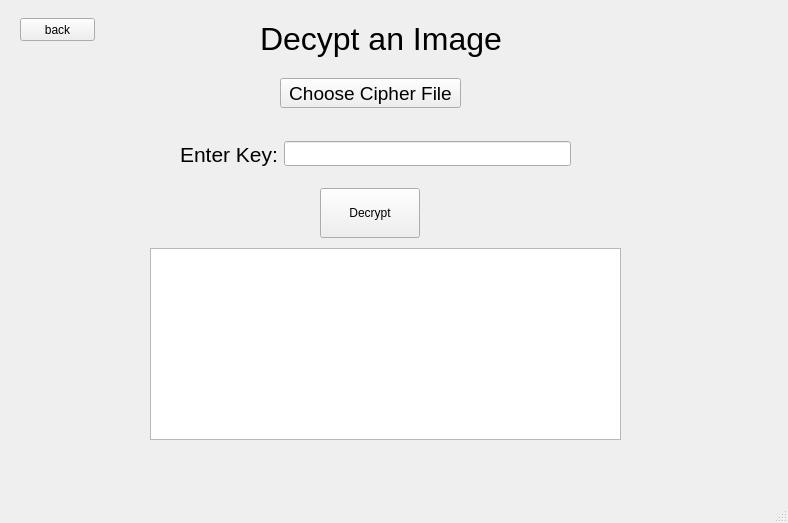
<?xml version="1.0" encoding="UTF-8"?>
<ui version="4.0">
 <class>MainWindow</class>
 <widget class="QMainWindow" name="MainWindow">
  <property name="geometry">
   <rect>
    <x>0</x>
    <y>0</y>
    <width>788</width>
    <height>523</height>
   </rect>
  </property>
  <property name="windowTitle">
   <string>MainWindow</string>
  </property>
  <widget class="QWidget" name="centralwidget">
   <widget class="QStackedWidget" name="stackedWidget">
    <property name="geometry">
     <rect>
      <x>10</x>
      <y>8</y>
      <width>771</width>
      <height>491</height>
     </rect>
    </property>
    <property name="minimumSize">
     <size>
      <width>0</width>
      <height>0</height>
     </size>
    </property>
    <property name="currentIndex">
     <number>2</number>
    </property>
    <widget class="QWidget" name="page">
     <widget class="QWidget" name="verticalLayoutWidget">
      <property name="geometry">
       <rect>
        <x>260</x>
        <y>120</y>
        <width>231</width>
        <height>221</height>
       </rect>
      </property>
      <layout class="QVBoxLayout" name="verticalLayout">
       <property name="topMargin">
        <number>0</number>
       </property>
       <item>
        <widget class="QPushButton" name="pushButton">
         <property name="enabled">
          <bool>true</bool>
         </property>
         <property name="sizePolicy">
          <sizepolicy hsizetype="Expanding" vsizetype="Maximum">
           <horstretch>0</horstretch>
           <verstretch>0</verstretch>
          </sizepolicy>
         </property>
         <property name="minimumSize">
          <size>
           <width>0</width>
           <height>40</height>
          </size>
         </property>
         <property name="text">
          <string>Encrypt</string>
         </property>
        </widget>
       </item>
       <item>
        <widget class="QPushButton" name="pushButton_2">
         <property name="minimumSize">
          <size>
           <width>0</width>
           <height>40</height>
          </size>
         </property>
         <property name="text">
          <string>Decrypt</string>
         </property>
        </widget>
       </item>
      </layout>
     </widget>
     <widget class="QLabel" name="label">
      <property name="geometry">
       <rect>
        <x>140</x>
        <y>30</y>
        <width>511</width>
        <height>61</height>
       </rect>
      </property>
      <property name="font">
       <font>
        <pointsize>24</pointsize>
       </font>
      </property>
      <property name="text">
       <string>Select Option to Encrypt or decrypt</string>
      </property>
     </widget>
    </widget>
    <widget class="QWidget" name="page_2">
     <widget class="QWidget" name="horizontalLayoutWidget">
      <property name="geometry">
       <rect>
        <x>190</x>
        <y>80</y>
        <width>391</width>
        <height>52</height>
       </rect>
      </property>
      <layout class="QHBoxLayout" name="horizontalLayout">
       <item>
        <widget class="QLabel" name="label_2">
         <property name="font">
          <font>
           <pointsize>16</pointsize>
          </font>
         </property>
         <property name="text">
          <string>Enter Key:</string>
         </property>
        </widget>
       </item>
       <item>
        <widget class="QLineEdit" name="lineEdit">
         <property name="minimumSize">
          <size>
           <width>0</width>
           <height>25</height>
          </size>
         </property>
        </widget>
       </item>
      </layout>
     </widget>
     <widget class="QPushButton" name="pushButton_3">
      <property name="geometry">
       <rect>
        <x>320</x>
        <y>140</y>
        <width>100</width>
        <height>30</height>
       </rect>
      </property>
      <property name="text">
       <string>Choose File</string>
      </property>
     </widget>
     <widget class="QPushButton" name="pushButton_4">
      <property name="geometry">
       <rect>
        <x>320</x>
        <y>430</y>
        <width>100</width>
        <height>50</height>
       </rect>
      </property>
      <property name="text">
       <string>Encypt</string>
      </property>
     </widget>
     <widget class="QLabel" name="label_3">
      <property name="geometry">
       <rect>
        <x>250</x>
        <y>10</y>
        <width>261</width>
        <height>61</height>
       </rect>
      </property>
      <property name="font">
       <font>
        <pointsize>24</pointsize>
       </font>
      </property>
      <property name="text">
       <string>Encrypt an Image</string>
      </property>
     </widget>
     <widget class="QPushButton" name="pushButton_7">
      <property name="geometry">
       <rect>
        <x>10</x>
        <y>10</y>
        <width>75</width>
        <height>23</height>
       </rect>
      </property>
      <property name="text">
       <string>back</string>
      </property>
     </widget>
     <widget class="QLabel" name="lbl">
      <property name="geometry">
       <rect>
        <x>10</x>
        <y>210</y>
        <width>321</width>
        <height>201</height>
       </rect>
      </property>
      <property name="styleSheet">
       <string notr="true">background-color:rgba(128,128,128,0.1)</string>
      </property>
      <property name="frameShadow">
       <enum>QFrame::Raised</enum>
      </property>
      <property name="text">
       <string/>
      </property>
      <property name="alignment">
       <set>Qt::AlignCenter</set>
      </property>
     </widget>
     <widget class="QLabel" name="lbl_2">
      <property name="geometry">
       <rect>
        <x>410</x>
        <y>210</y>
        <width>321</width>
        <height>201</height>
       </rect>
      </property>
      <property name="styleSheet">
       <string notr="true">background-color:rgba(128,128,128,0.1)</string>
      </property>
      <property name="text">
       <string/>
      </property>
      <property name="alignment">
       <set>Qt::AlignCenter</set>
      </property>
     </widget>
     <widget class="QLabel" name="label_6">
      <property name="geometry">
       <rect>
        <x>110</x>
        <y>180</y>
        <width>111</width>
        <height>21</height>
       </rect>
      </property>
      <property name="font">
       <font>
        <pointsize>12</pointsize>
       </font>
      </property>
      <property name="text">
       <string>Original Image</string>
      </property>
     </widget>
     <widget class="QLabel" name="label_7">
      <property name="geometry">
       <rect>
        <x>520</x>
        <y>180</y>
        <width>121</width>
        <height>21</height>
       </rect>
      </property>
      <property name="font">
       <font>
        <pointsize>12</pointsize>
       </font>
      </property>
      <property name="text">
       <string>Encypted Image</string>
      </property>
     </widget>
    </widget>
    <widget class="QWidget" name="page_3">
     <widget class="QPushButton" name="pushButton_6">
      <property name="geometry">
       <rect>
        <x>310</x>
        <y>180</y>
        <width>100</width>
        <height>50</height>
       </rect>
      </property>
      <property name="text">
       <string>Decrypt</string>
      </property>
     </widget>
     <widget class="QPushButton" name="pushButton_5">
      <property name="geometry">
       <rect>
        <x>270</x>
        <y>70</y>
        <width>181</width>
        <height>30</height>
       </rect>
      </property>
      <property name="font">
       <font>
        <pointsize>14</pointsize>
       </font>
      </property>
      <property name="text">
       <string>Choose Cipher File</string>
      </property>
     </widget>
     <widget class="QWidget" name="horizontalLayoutWidget_2">
      <property name="geometry">
       <rect>
        <x>170</x>
        <y>120</y>
        <width>391</width>
        <height>52</height>
       </rect>
      </property>
      <layout class="QHBoxLayout" name="horizontalLayout_2">
       <item>
        <widget class="QLabel" name="label_5">
         <property name="font">
          <font>
           <pointsize>16</pointsize>
          </font>
         </property>
         <property name="text">
          <string>Enter Key:</string>
         </property>
        </widget>
       </item>
       <item>
        <widget class="QLineEdit" name="lineEdit_2">
         <property name="minimumSize">
          <size>
           <width>0</width>
           <height>25</height>
          </size>
         </property>
        </widget>
       </item>
      </layout>
     </widget>
     <widget class="QLabel" name="label_4">
      <property name="geometry">
       <rect>
        <x>250</x>
        <y>0</y>
        <width>261</width>
        <height>61</height>
       </rect>
      </property>
      <property name="font">
       <font>
        <pointsize>24</pointsize>
       </font>
      </property>
      <property name="text">
       <string>Decypt an Image</string>
      </property>
     </widget>
     <widget class="QGraphicsView" name="graphicsView_2">
      <property name="geometry">
       <rect>
        <x>140</x>
        <y>240</y>
        <width>471</width>
        <height>192</height>
       </rect>
      </property>
     </widget>
     <widget class="QPushButton" name="pushButton_8">
      <property name="geometry">
       <rect>
        <x>10</x>
        <y>10</y>
        <width>75</width>
        <height>23</height>
       </rect>
      </property>
      <property name="text">
       <string>back</string>
      </property>
     </widget>
    </widget>
   </widget>
  </widget>
  <widget class="QStatusBar" name="statusbar"/>
 </widget>
 <resources/>
 <connections/>
</ui>
